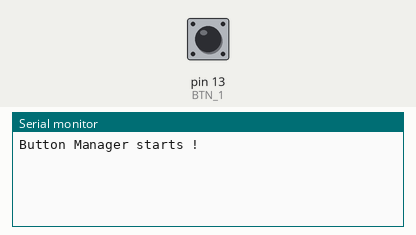
Simulated run of this sketch. Board: Arduino Uno, built with avr-gcc and run on an emulated ATmega328P. On the bench: the last lines printed to the serial monitor. The inputs (shaded band) are chosen by the test bench; at power-on: pin 13 (BTN_1) HIGH.

Above: at 1.2 s.
1.3 s: pin 13 (BTN_1) pulled LOW for 0.15 s
At 2.2 s:
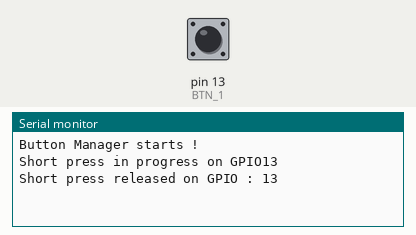
2.9 s: pin 13 (BTN_1) pulled LOW for 3.2 s
At 3.9 s:
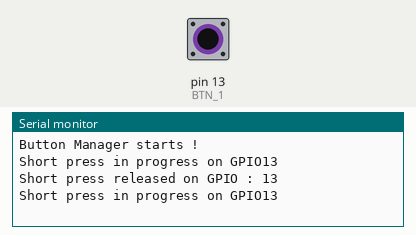
7.6 s: pin 13 (BTN_1) pulsed LOW 2 times (0.12 s each, 0.3 s apart)
At 8.02 s:
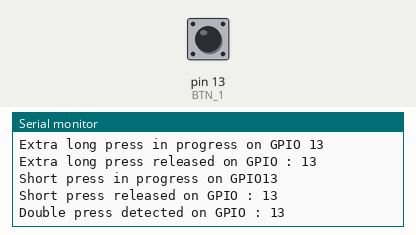

The sketch:

ButtonsManager_OneButton.ino
```cpp
// Button Manager by Schmurtz  (https://github.com/schmurtzm/ButtonsManager)
// This is my own button management, as there are probably thousands of them ;)
// Thinked to be simple and easily modifiable.
// It can manage :
//      - multiple buttons without interfering
//      - dual simultaneous press on 2 buttons
//      - double click event on one button
//      - short press, long press , extra long press
//      - detect event on press and on release button
//      - a RGB LED which help to understand which action has been executed
//          (for example if a long click has been taken into account)


// This example works with 1 buttons on GPIO 13
// It displays buttons events on serial :
//              - short press begins / short press released
//              - long press begins / long press released
//              - extra long press begins / extra long press released
//              - double press on one button


#include "Arduino.h"

typedef struct
{
  byte ButtonGpio = 255;        // 255 means that this button is not initialized
  bool CurrentGPIOstate = 1;    // Digital state of the pin (High or LOW)
  bool PreviousGPIOState = 1;   // Previous digital state of the pin (High or LOW)
  unsigned long time = 0;       // Used to record the time since when the button has been pressed
  bool BoundarySwitcher = 0;    // this boolean is used to debounce the button and avoid repetitions
  byte CurrentButtonstate = 0;  // Current state of the button :
  //                                0 : nothing , 1 = short press begins , 2 = short press released , 3 = long press begins
  //                                4 = long press released , 5 = extra long press begins , 6 = extra long press released , 7 = currently pushed
} button;

button ButtonsDatas[1];             // here we create a structure to manage 1 button

const int DEBOUNCE_TIME = 150;      // debounce time = minimal time between 2 clicks (in ms)
const int DOUBLE_PRESS = 500;       // maximum time between 2 press to obtain a double press event
const int LONG_PRESS = 1500;        // time to press a button to trigger a long press action
const int EXTRA_LONG_PRESS = 3000;  // time to press a button to trigger an extra long press action

const int BTN_1 = 13;               // we set a GPIO for the first button

bool DblePressActionDone = 0;       // used to debouche simulataneous dual press

/* ###################################### Physical Buttons Function ########################################### */

void ButtonManager()
{


  if (ButtonsDatas[0].ButtonGpio < 255)       // if a gpio has been defined
  {

    ButtonsDatas[0].CurrentGPIOstate = digitalRead(ButtonsDatas[0].ButtonGpio);               // we update the GPIO state


    // ==================================================== Case where we have just had a change of state : button pushed =====================================================


    if (ButtonsDatas[0].CurrentGPIOstate == LOW && ButtonsDatas[0].PreviousGPIOState == HIGH) //
    {

      if (millis() - ButtonsDatas[0].time < DEBOUNCE_TIME)  // if during the moment the button is pressed the time of pressing is less than ...
      {
        ButtonsDatas[0].CurrentGPIOstate = HIGH;  // we cancel the action to debounce
        ButtonsDatas[0].CurrentButtonstate = 0;

      }
      else if (millis() - ButtonsDatas[0].time < DOUBLE_PRESS )
      {
        ButtonsDatas[0].time = millis(); // We start counting the time from the moment the button is pressed
        ButtonsDatas[0].CurrentButtonstate = 8;  // like explained above: 1 = short press begins
      }
      else
      {
        ButtonsDatas[0].time = millis(); // We start counting the time from the moment the button is pressed
        ButtonsDatas[0].CurrentButtonstate = 1;  // like explained above: 1 = short press begins
      }
    }


    // ================================================================== Case where the button remains pressed ==================================================================


    if (ButtonsDatas[0].CurrentGPIOstate == LOW && ButtonsDatas[0].PreviousGPIOState == LOW)
    {

      if (millis() - ButtonsDatas[0].time <= LONG_PRESS)  // if during the moment the button is pressed the time of pressing is less than ...
      {
        ButtonsDatas[0].CurrentButtonstate = 7;   // necessary if we want to detect the button only one time when it is pressed
      }


      if (millis() - ButtonsDatas[0].time > LONG_PRESS && millis() - ButtonsDatas[0].time < EXTRA_LONG_PRESS) // if during the moment the button is pressed the time of pressing is more than ...
      {
        if (ButtonsDatas[0].BoundarySwitcher == 0) // on the next boundary we will check if it is = to 1
        {
          ButtonsDatas[0].BoundarySwitcher = 1;    // so it allow to execute that only one time...
          ButtonsDatas[0].CurrentButtonstate = 3;
        }
        else
        {
          ButtonsDatas[0].CurrentButtonstate = 7;   // necessary if we want to detect the button only one time when it is pressed
        }
      }


      if (millis() - ButtonsDatas[0].time >= EXTRA_LONG_PRESS) // si durant le moment ou le bouton est appuyé le temps d'appui est sup à ...
      {
        if (ButtonsDatas[0].BoundarySwitcher == 1) // on the next boundary we will check if it is = to 0
        {
          ButtonsDatas[0].BoundarySwitcher = 0;    // so it allow to execute that only one time...
          ButtonsDatas[0].CurrentButtonstate = 5;
        }
        else
        {
          ButtonsDatas[0].CurrentButtonstate = 7;   // necessary if we want to detect the button only one time when it is pressed
        }
      }
    }


    // ================================================================== In case the button has just been released ==================================================================


    if (ButtonsDatas[0].CurrentGPIOstate == HIGH && ButtonsDatas[0].PreviousGPIOState == LOW)
    {

      if (millis() - ButtonsDatas[0].time <= LONG_PRESS)
      {
        ButtonsDatas[0].CurrentButtonstate = 2;
      }


      if (millis() - ButtonsDatas[0].time > LONG_PRESS && millis() - ButtonsDatas[0].time < EXTRA_LONG_PRESS) // if during the moment the button is pressed the time of pressing is between LONG_PRESS and EXTRA_LONG_PRESS ...
      {
        ButtonsDatas[0].CurrentButtonstate = 4;
      }


      if (millis() - ButtonsDatas[0].time >= EXTRA_LONG_PRESS)            // if during the moment the button is pressed the time of pressing is more than EXTRA_LONG_PRESS ...
      {
        ButtonsDatas[0].CurrentButtonstate = 6;
      }

      ButtonsDatas[0].time = millis();   // To debounce the next push
    }


    // ============================================================================= In case nothing happens =============================================================================


    if (ButtonsDatas[0].CurrentGPIOstate == HIGH && ButtonsDatas[0].PreviousGPIOState == HIGH)
    {
      ButtonsDatas[0].BoundarySwitcher = 0;
      ButtonsDatas[0].CurrentButtonstate = 0;
    }
    // ===================================================================================================================================================================================


    ButtonsDatas[0].PreviousGPIOState = ButtonsDatas[0].CurrentGPIOstate;
  }

}

/* ################################## Setup ############################################# */
void setup()
{
  Serial.begin(115200);
  Serial.println(F("Button Manager starts !"));

  //we initialize some buttons :
  pinMode(BTN_1, INPUT_PULLUP);
  ButtonsDatas[0].ButtonGpio = BTN_1;

}

/* ##################################### Loop ############################################# */

void loop()
{

  ButtonManager();   // we call the main function and refresh the button state


  switch (ButtonsDatas[0].CurrentButtonstate) {
    case 0:
      // Nothing happens on the buttons... So we do nothing ;)
      break;
    case 1:
      Serial.print(F("Short press in progress on GPIO"));
      Serial.println(ButtonsDatas[0].ButtonGpio);
      // if (ButtonsDatas[0].ButtonGpio == 12) Serial.println("Button on GPIO12 pressed, let's do something !");  // exemple of action
      break;
    case 2:
      Serial.print(F("Short press released on GPIO : "));
      Serial.println(ButtonsDatas[0].ButtonGpio);
      break;
    case 3:
      Serial.print(F("Long press in progress on GPIO "));
      Serial.println(ButtonsDatas[0].ButtonGpio);
      break;
    case 4:
      Serial.print(F("Long press released on GPIO : "));
      Serial.println(ButtonsDatas[0].ButtonGpio);
      break;
    case 5:
      Serial.print(F("Extra long press in progress on GPIO "));
      Serial.println(ButtonsDatas[0].ButtonGpio);
      break;
    case 6:
      Serial.print(F("Extra long press released on GPIO : "));
      Serial.println(ButtonsDatas[0].ButtonGpio);
      break;
    case 7:
      //        Serial.print(F("Extra long press released on GPIO : "));
      //        Serial.println(ButtonsDatas[0].ButtonGpio);
      break;
    case 8:
      Serial.print(F("Double press detected on GPIO : "));
      Serial.println(ButtonsDatas[0].ButtonGpio);
      break;
    default:
      break;
  }


}
```

Measured:
- after the input at 1.3 s, the serial monitor: prints a new line at once (image 1)
- after the input at 7.6 s, the serial monitor: prints a new line at once (image 3)
